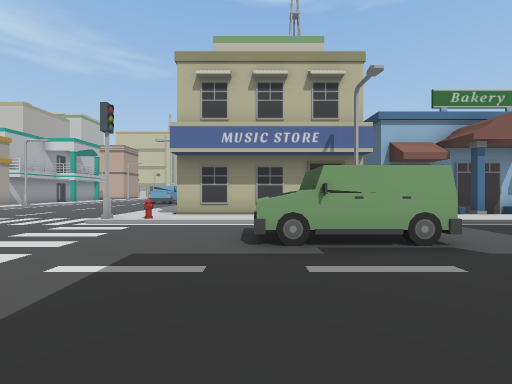
View 1 (above)

24 first-person views from a walk through a Unity game level. The camera is 1.5 m above the floor, looks level and sees 90° across. The floor is counted in squares, 2 m on a side. Each view is taken from the middle of a square. On the plan, view 1 faces up. The plan holds only what a view shows up to about 9 squares ahead; the rest is blank. The place goes on beyond the plan.

View 2
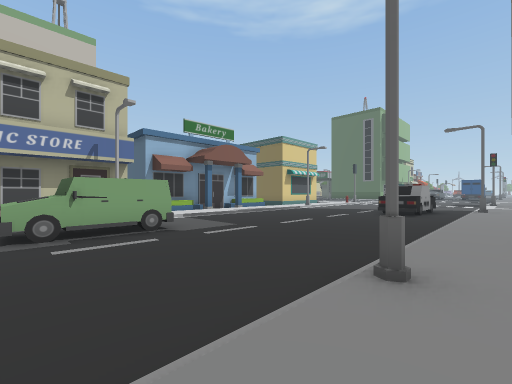

View 3
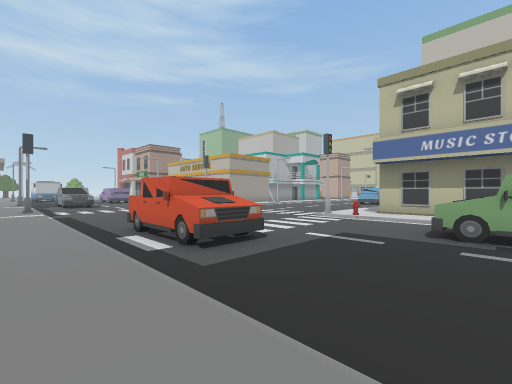

View 4
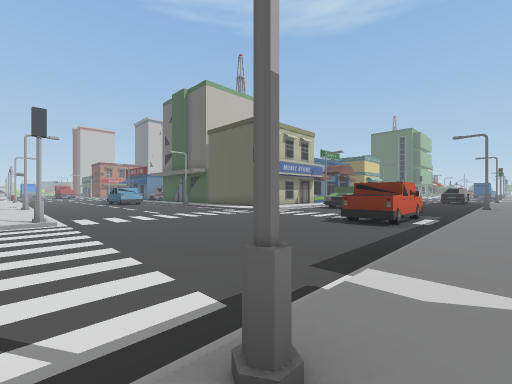

View 5
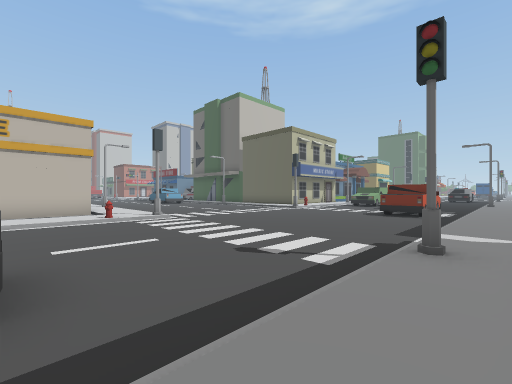

View 6
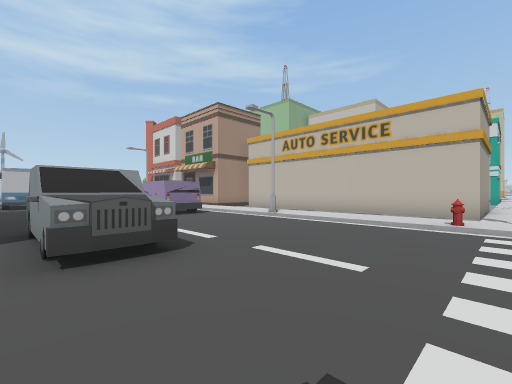

View 7
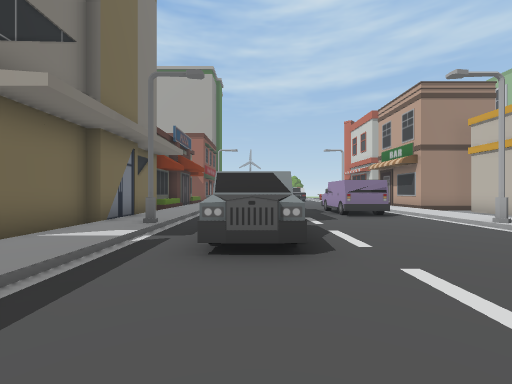

View 8
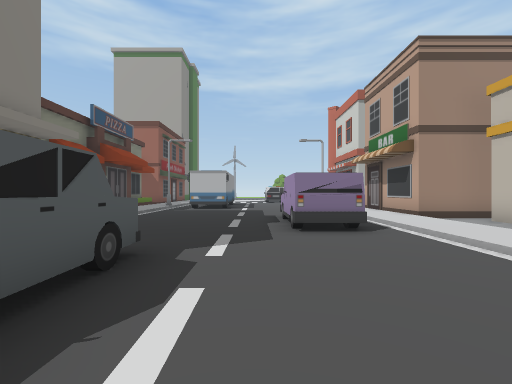

View 9
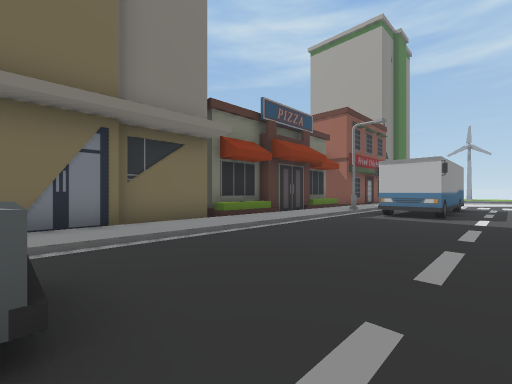

View 10
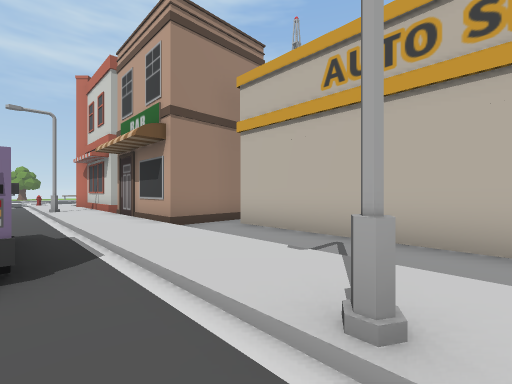

View 11
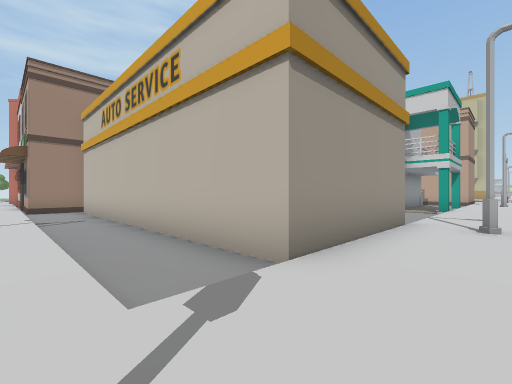

View 12
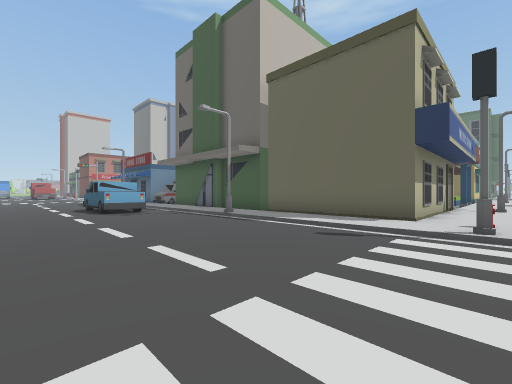

View 13
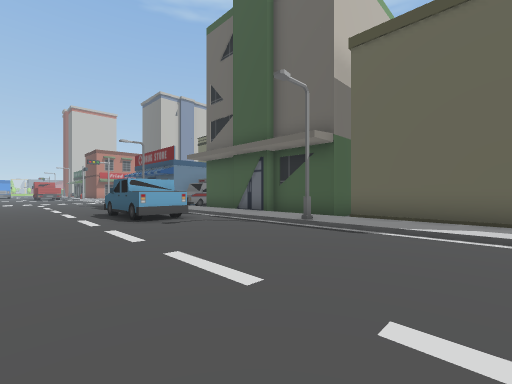

View 14
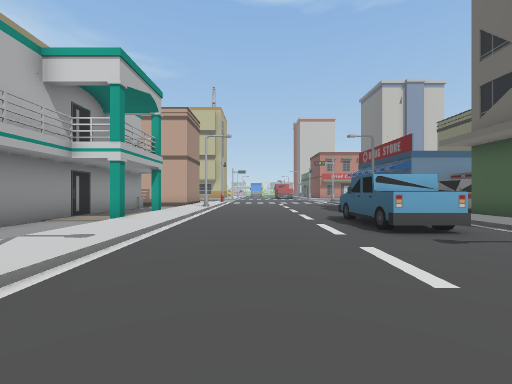

View 15
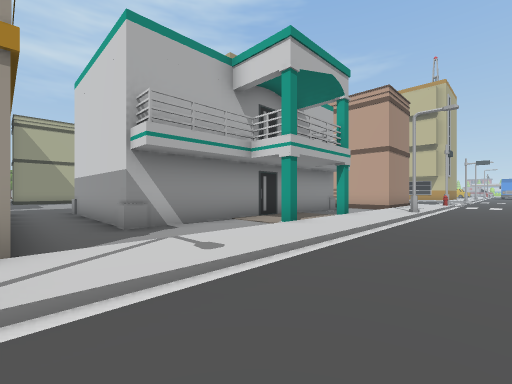

View 16
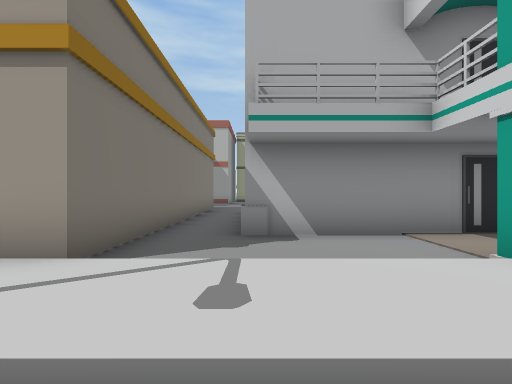

View 17
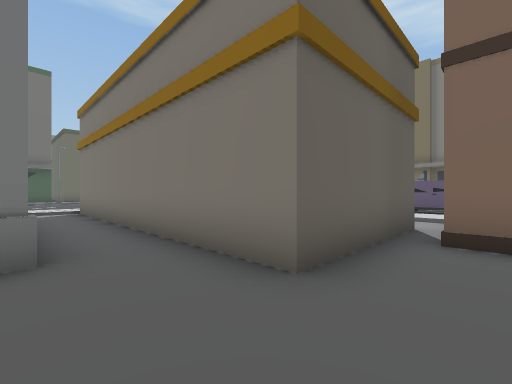

View 18
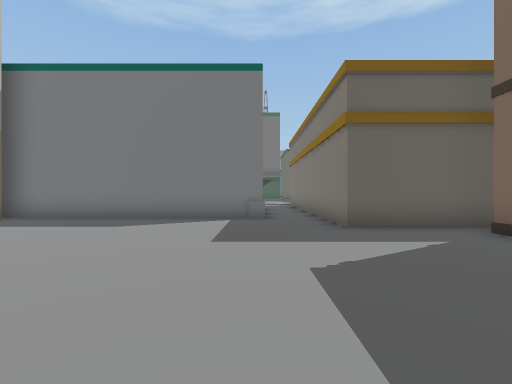

View 19
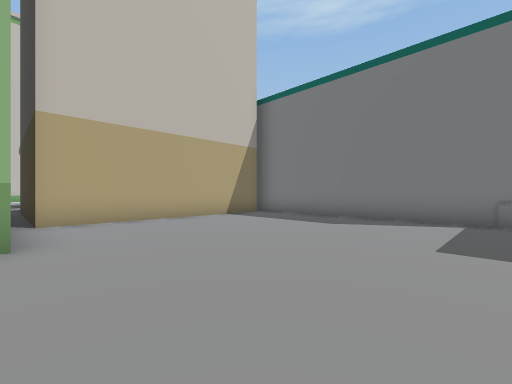

View 20
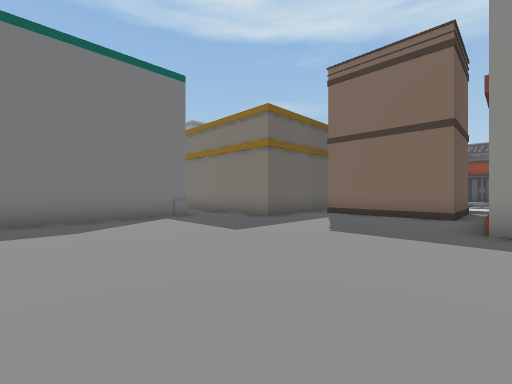

View 21
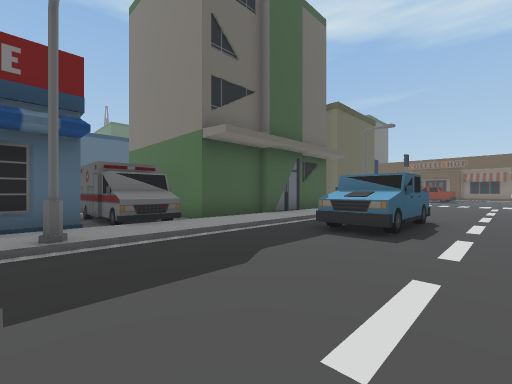

View 22
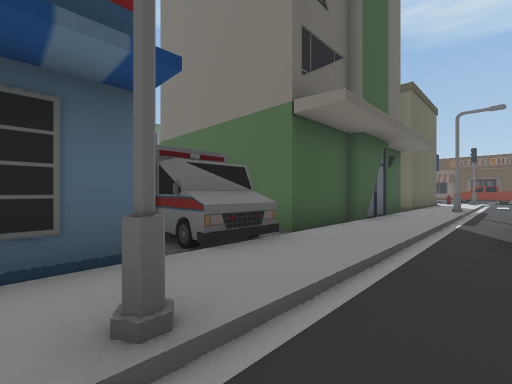

View 23
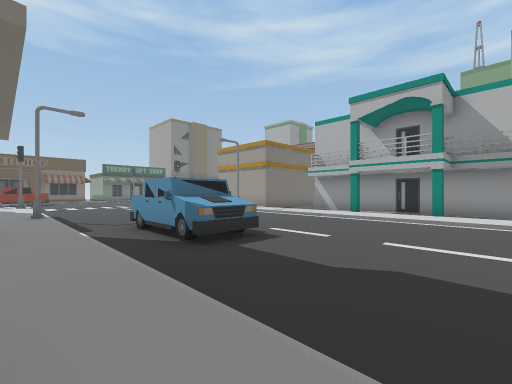

View 24
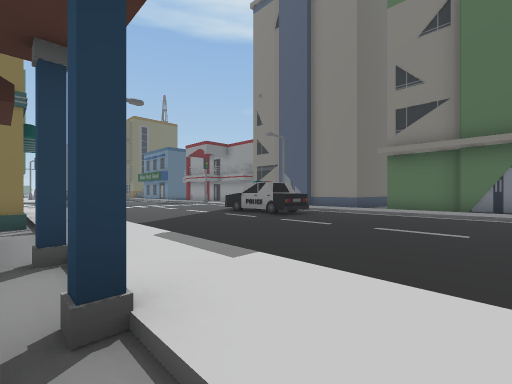

### Floor plan
Key: @ floor where view 1 was taken; # wall or solid block; x gap in a wall; . main floor; : floor 0.25 m higher than the main floor; / step, stairs or slope; B building; S streetlight; C car; T truck; H hydrant; O other object.
Columns run from 27 left of view 1 to 12 right of it. Each row starts with its distance up from view 1.
 23 BB              S......S:#
 22 BBBBBBBB    #. :/....../:#
 21 B.......#   #. :/....../:OOOO
 20 B.......#   #.#:/....../:OO
 19 ........#   #..:/....../:BBBBBB
 18 ........#   #.#:/....TT/:B
 17 ........#   #..:/....TT/:B
 16 ........#   #..:/....TT/:B
 15 ........#####..:/....../:B
 14 ...............:/....../:B
 13 #.....BBBBBBBBB:S......S:BBB
 12  .....B       B:/....../:#
 11  .....B       B:/ ...../:#
 10  ####.B       B:/ ...../:#
  9  ####.BBBBBBBBB:/....../:#     BBBBBB
  8 x####..........:/....../:#####  //..///#
  7 ::::::::::::::::/....../::::::  //::/  :
  6 S/////////S///H/#....../O////S ////////O
  5 .....OOO................... O ..........
  4     .OOO...................OOOO.........
  3 ........................................
  2 .......................................
  1 O........CCCC.........TTTT...........CCC
  0 O..........C..........TTTT.@...........C
 -1 O/////////S/////#////////////S/////////
 -2   :::::::::::::::::::::::::::::::::::::
 -3  BBBBBBBBBBB                    BBBB
 -4      B

Where each view was taken, in squares from view 1:
view 1: 0 up, 0 right, facing up
view 2: 2 down, 0 right, facing up-right
view 3: 2 down, 1 right, facing up-left
view 4: 2 down, 12 left, facing up-right
view 5: 2 down, 15 left, facing up-right
view 6: 0 up, 12 left, facing up-left
view 7: 1 up, 12 left, facing left
view 8: 3 up, 15 left, facing left
view 9: 3 up, 18 left, facing down-left
view 10: 5 up, 17 left, facing up-left
view 11: 7 up, 11 left, facing up-left
view 12: 6 up, 9 left, facing up-right
view 13: 9 up, 9 left, facing up-right
view 14: 11 up, 9 left, facing up
view 15: 13 up, 9 left, facing up-left
view 16: 15 up, 10 left, facing left
view 17: 15 up, 23 left, facing down-right
view 18: 15 up, 27 left, facing right
view 19: 15 up, 27 left, facing up-right
view 20: 19 up, 27 left, facing down-right
view 21: 23 up, 8 left, facing down-right
view 22: 23 up, 5 left, facing down-right
view 23: 22 up, 3 left, facing down-left
view 24: 8 up, 5 right, facing down-right
